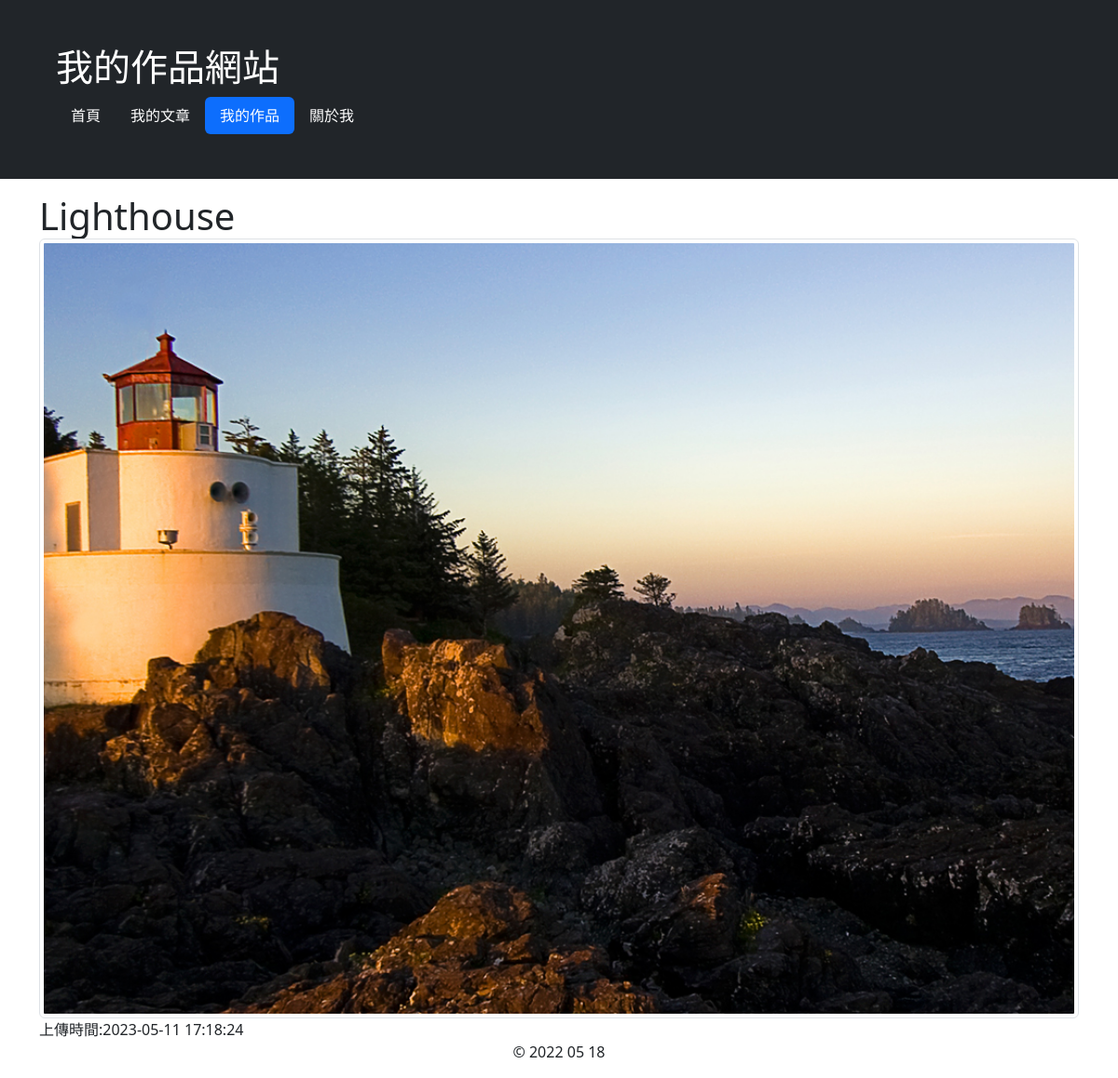
Page /work.php?w=3 on the committed database.
### tables this page shows
CREATE TABLE `works` (
  `id` int(11) NOT NULL COMMENT '作品id',
  `intro` text NOT NULL COMMENT '簡介',
  `image_path` varchar(255) DEFAULT NULL COMMENT '圖片路徑',
  `video_path` varchar(255) DEFAULT NULL COMMENT '影片路徑',
  `publish` tinyint(1) NOT NULL COMMENT '是否發佈',
  `upload_date` datetime NOT NULL COMMENT '上傳時間',
  `modify_date` datetime DEFAULT NULL COMMENT 'modify_date',
  `creater_id` int(11) DEFAULT '1' COMMENT '建立者id'
);

### php/functions.php (called while the page is built, shortened)
<?php
function get_work($id){
    $link = $GLOBALS['link'];
    $work = NULL ;
    $sql = "SELECT * FROM `works` WHERE `id` = {$id} ;" ;
    $result = mysqli_query($link, $sql);
    if($result) {
        if(mysqli_num_rows($result) == 1 ){
            $work = mysqli_fetch_assoc($result);
        }
    }else{
        echo "0 result";
    }
    return $work;
}
?>

### work.php (the view, shortened to what this page needs)
<?php
	require_once "./php/functions.php";
	$work = get_work($_GET['w']);
?>
<!DOCTYPE html>
<html>
<head>
	<link rel="stylesheet" type="text/css" href="./css/bootstrap.min.css">
	<link rel="stylesheet" type="text/css" href="./css/style.css">
</head>
<body>
<div class="p-5 bg-dark text-white mb-3 ">
	<div class="container">
	  <div class="row">
		<div class="col-xs-12">
			<h1 class="text-left">我的作品網站</h1>
			<ul class="nav nav-pills">
			  <li class="nav-item">
			    <a class="nav-link text-white " href="index.php">首頁</a>
			  </li>
			  <li class="nav-item">
			    <a class="nav-link text-white " href="article_list.php">我的文章</a>
			  </li>
			  <li class="nav-item">
			    <a class="nav-link text-white active" href="work_list.php">我的作品</a>
			  </li>
			  <li class="nav-item">
			    <a class="nav-link text-white" href="about.php">關於我</a>
			  </li>
			</ul>
	    </div>
	  </div>
	</div>
</div>
<div class="content">
	<div class="container">
	  <div class="row">
		<div class="col-xs-12">
				<h1 class="card-title"><?php echo $work['intro']; ?></h1>
		    	<?php if($work['video_path']): ?>
		    		<div class="ratio ratio-4x3">
					<video  controls>
					  <source src="<?php echo $work['video_path']; ?>" type="video/mp4">
					</video>
					</div>
	    		<?php else:?>
	    			<div class="ratio ratio-4x3">
	    				<img src="<?php echo $work['image_path']; ?>" class="img-thumbnail" alt="...">
	    			</div>
    			<?php endif;?>
					<div class="card-body">
						<p class="card-text">上傳時間:<?php echo $work['upload_date']; ?></p>
					</div>
	    </div>
	  </div>
	</div>
</div>
<div class="footer">
	<div class="container">
	  <div class="row">
		<div class="col-xs-12">
			<p class="text-center" role="alert">
			 &copy; 2022 05 18
			</p>
	    </div>
	  </div>
	</div>
</div>
</body>
</html>

### css/style.css (style rules this page uses)
div.content { min-height: 300px; }

### rows in the picture
works: intro "Lighthouse", image_path (picture), upload_date "2023-05-11 17:18:24"
